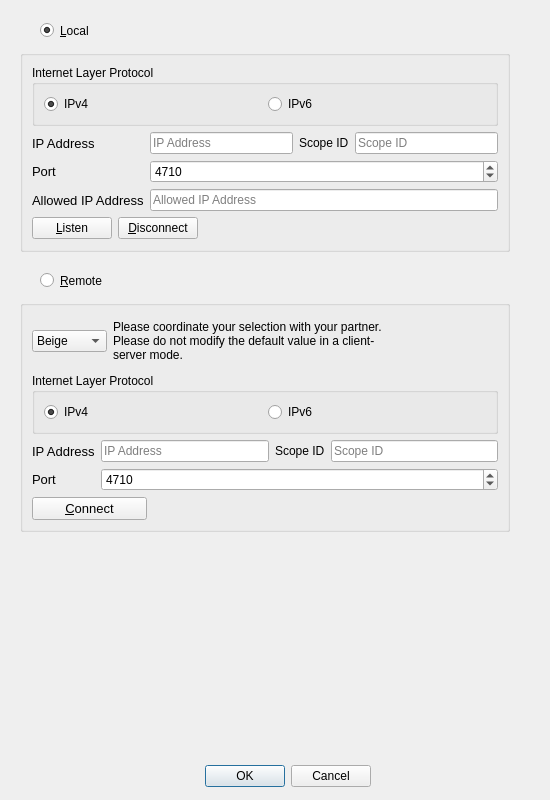
<?xml version="1.0" encoding="UTF-8"?>
<ui version="4.0">
 <class>NetworkManager</class>
 <widget class="QDialog" name="NetworkManager">
  <property name="geometry">
   <rect>
    <x>0</x>
    <y>0</y>
    <width>550</width>
    <height>800</height>
   </rect>
  </property>
  <property name="windowTitle">
   <string>Network Manager</string>
  </property>
  <widget class="QWidget" name="layoutWidget">
   <property name="geometry">
    <rect>
     <x>20</x>
     <y>760</y>
     <width>351</width>
     <height>33</height>
    </rect>
   </property>
   <layout class="QHBoxLayout">
    <property name="spacing">
     <number>6</number>
    </property>
    <property name="margin" stdset="0">
     <number>0</number>
    </property>
    <item>
     <spacer>
      <property name="orientation">
       <enum>Qt::Orientation::Horizontal</enum>
      </property>
      <property name="sizeHint" stdset="0">
       <size>
        <width>131</width>
        <height>31</height>
       </size>
      </property>
     </spacer>
    </item>
    <item>
     <widget class="QPushButton" name="okButton">
      <property name="text">
       <string>OK</string>
      </property>
     </widget>
    </item>
    <item>
     <widget class="QPushButton" name="cancelButton">
      <property name="text">
       <string>Cancel</string>
      </property>
     </widget>
    </item>
   </layout>
  </widget>
  <widget class="QRadioButton" name="local">
   <property name="geometry">
    <rect>
     <x>40</x>
     <y>20</y>
     <width>490</width>
     <height>21</height>
    </rect>
   </property>
   <property name="text">
    <string>&amp;Local</string>
   </property>
   <property name="checked">
    <bool>true</bool>
   </property>
  </widget>
  <widget class="QGroupBox" name="local_gb">
   <property name="geometry">
    <rect>
     <x>20</x>
     <y>50</y>
     <width>490</width>
     <height>202</height>
    </rect>
   </property>
   <property name="sizePolicy">
    <sizepolicy hsizetype="Preferred" vsizetype="Fixed">
     <horstretch>0</horstretch>
     <verstretch>0</verstretch>
    </sizepolicy>
   </property>
   <layout class="QVBoxLayout" name="verticalLayout">
    <item>
     <widget class="QGroupBox" name="groupBox">
      <property name="sizePolicy">
       <sizepolicy hsizetype="Preferred" vsizetype="Fixed">
        <horstretch>0</horstretch>
        <verstretch>0</verstretch>
       </sizepolicy>
      </property>
      <property name="title">
       <string>Internet Layer Protocol</string>
      </property>
      <layout class="QHBoxLayout" name="horizontalLayout">
       <item>
        <widget class="QRadioButton" name="local_ipv4">
         <property name="text">
          <string>IPv4</string>
         </property>
         <property name="checked">
          <bool>true</bool>
         </property>
        </widget>
       </item>
       <item>
        <widget class="QRadioButton" name="local_ipv6">
         <property name="text">
          <string>IPv6</string>
         </property>
        </widget>
       </item>
      </layout>
     </widget>
    </item>
    <item>
     <layout class="QGridLayout" name="_2">
      <item row="1" column="0">
       <widget class="QLabel" name="label_2">
        <property name="font">
         <font>
          <pointsize>10</pointsize>
         </font>
        </property>
        <property name="text">
         <string>Port</string>
        </property>
       </widget>
      </item>
      <item row="0" column="0">
       <widget class="QLabel" name="label">
        <property name="font">
         <font>
          <pointsize>10</pointsize>
         </font>
        </property>
        <property name="text">
         <string>IP Address</string>
        </property>
       </widget>
      </item>
      <item row="2" column="0">
       <widget class="QLabel" name="label_5">
        <property name="font">
         <font>
          <pointsize>10</pointsize>
         </font>
        </property>
        <property name="text">
         <string>Allowed IP Address</string>
        </property>
       </widget>
      </item>
      <item row="2" column="1">
       <widget class="QLineEdit" name="allowed_host">
        <property name="toolTip">
         <string>An empty value will disable the software firewall.</string>
        </property>
        <property name="placeholderText">
         <string>Allowed IP Address</string>
        </property>
        <property name="clearButtonEnabled">
         <bool>true</bool>
        </property>
       </widget>
      </item>
      <item row="0" column="1">
       <layout class="QHBoxLayout" name="horizontalLayout_3">
        <item>
         <widget class="QLineEdit" name="local_host">
          <property name="placeholderText">
           <string>IP Address</string>
          </property>
          <property name="clearButtonEnabled">
           <bool>true</bool>
          </property>
         </widget>
        </item>
        <item>
         <widget class="QLabel" name="label_7">
          <property name="text">
           <string>Scope ID</string>
          </property>
         </widget>
        </item>
        <item>
         <widget class="QLineEdit" name="local_scope_id">
          <property name="placeholderText">
           <string>Scope ID</string>
          </property>
          <property name="clearButtonEnabled">
           <bool>true</bool>
          </property>
         </widget>
        </item>
       </layout>
      </item>
      <item row="1" column="1">
       <widget class="QSpinBox" name="local_port">
        <property name="maximum">
         <number>65535</number>
        </property>
        <property name="value">
         <number>4710</number>
        </property>
       </widget>
      </item>
     </layout>
    </item>
    <item>
     <layout class="QHBoxLayout" name="horizontalLayout_2">
      <item>
       <widget class="QPushButton" name="listen">
        <property name="text">
         <string>&amp;Listen</string>
        </property>
       </widget>
      </item>
      <item>
       <widget class="QPushButton" name="disconnect">
        <property name="toolTip">
         <string>Disconnect remote peer.</string>
        </property>
        <property name="text">
         <string>&amp;Disconnect</string>
        </property>
       </widget>
      </item>
      <item>
       <spacer name="horizontalSpacer">
        <property name="orientation">
         <enum>Qt::Orientation::Horizontal</enum>
        </property>
        <property name="sizeHint" stdset="0">
         <size>
          <width>40</width>
          <height>20</height>
         </size>
        </property>
       </spacer>
      </item>
     </layout>
    </item>
   </layout>
  </widget>
  <widget class="QRadioButton" name="remote">
   <property name="geometry">
    <rect>
     <x>40</x>
     <y>270</y>
     <width>490</width>
     <height>21</height>
    </rect>
   </property>
   <property name="text">
    <string>&amp;Remote</string>
   </property>
  </widget>
  <widget class="QGroupBox" name="remote_gb">
   <property name="geometry">
    <rect>
     <x>20</x>
     <y>300</y>
     <width>490</width>
     <height>232</height>
    </rect>
   </property>
   <property name="sizePolicy">
    <sizepolicy hsizetype="Preferred" vsizetype="Fixed">
     <horstretch>0</horstretch>
     <verstretch>0</verstretch>
    </sizepolicy>
   </property>
   <layout class="QVBoxLayout" name="verticalLayout_2">
    <item>
     <layout class="QHBoxLayout" name="horizontalLayout_7">
      <item>
       <widget class="QComboBox" name="color">
        <property name="sizeAdjustPolicy">
         <enum>QComboBox::SizeAdjustPolicy::AdjustToContents</enum>
        </property>
        <item>
         <property name="text">
          <string>Beige</string>
         </property>
        </item>
        <item>
         <property name="text">
          <string>Crimson</string>
         </property>
        </item>
       </widget>
      </item>
      <item>
       <widget class="QLabel" name="label_3">
        <property name="text">
         <string>Please coordinate your selection with your partner. Please do not modify the default value in a client-server mode.</string>
        </property>
        <property name="wordWrap">
         <bool>true</bool>
        </property>
       </widget>
      </item>
      <item>
       <spacer name="horizontalSpacer_3">
        <property name="orientation">
         <enum>Qt::Orientation::Horizontal</enum>
        </property>
        <property name="sizeHint" stdset="0">
         <size>
          <width>40</width>
          <height>20</height>
         </size>
        </property>
       </spacer>
      </item>
     </layout>
    </item>
    <item>
     <widget class="QGroupBox" name="groupBox_4">
      <property name="sizePolicy">
       <sizepolicy hsizetype="Preferred" vsizetype="Fixed">
        <horstretch>0</horstretch>
        <verstretch>0</verstretch>
       </sizepolicy>
      </property>
      <property name="title">
       <string>Internet Layer Protocol</string>
      </property>
      <layout class="QHBoxLayout" name="horizontalLayout_6">
       <item>
        <widget class="QRadioButton" name="remote_ipv4">
         <property name="text">
          <string>IPv4</string>
         </property>
         <property name="checked">
          <bool>true</bool>
         </property>
        </widget>
       </item>
       <item>
        <widget class="QRadioButton" name="remote_ipv6">
         <property name="text">
          <string>IPv6</string>
         </property>
        </widget>
       </item>
      </layout>
     </widget>
    </item>
    <item>
     <layout class="QGridLayout" name="_3">
      <item row="0" column="0">
       <widget class="QLabel" name="label_9">
        <property name="font">
         <font>
          <pointsize>10</pointsize>
         </font>
        </property>
        <property name="text">
         <string>IP Address</string>
        </property>
       </widget>
      </item>
      <item row="1" column="0">
       <widget class="QLabel" name="label_10">
        <property name="font">
         <font>
          <pointsize>10</pointsize>
         </font>
        </property>
        <property name="text">
         <string>Port</string>
        </property>
       </widget>
      </item>
      <item row="0" column="1">
       <layout class="QHBoxLayout" name="horizontalLayout_4">
        <item>
         <widget class="QLineEdit" name="remote_host">
          <property name="placeholderText">
           <string>IP Address</string>
          </property>
          <property name="clearButtonEnabled">
           <bool>true</bool>
          </property>
         </widget>
        </item>
        <item>
         <widget class="QLabel" name="label_13">
          <property name="text">
           <string>Scope ID</string>
          </property>
         </widget>
        </item>
        <item>
         <widget class="QLineEdit" name="remote_scope_id">
          <property name="placeholderText">
           <string>Scope ID</string>
          </property>
          <property name="clearButtonEnabled">
           <bool>true</bool>
          </property>
         </widget>
        </item>
       </layout>
      </item>
      <item row="1" column="1">
       <widget class="QSpinBox" name="remote_port">
        <property name="maximum">
         <number>65535</number>
        </property>
        <property name="value">
         <number>4710</number>
        </property>
       </widget>
      </item>
     </layout>
    </item>
    <item>
     <layout class="QHBoxLayout" name="horizontalLayout_5">
      <item>
       <widget class="QPushButton" name="connect">
        <property name="minimumSize">
         <size>
          <width>115</width>
          <height>0</height>
         </size>
        </property>
        <property name="font">
         <font>
          <pointsize>10</pointsize>
         </font>
        </property>
        <property name="text">
         <string>&amp;Connect</string>
        </property>
       </widget>
      </item>
      <item>
       <spacer name="horizontalSpacer_2">
        <property name="orientation">
         <enum>Qt::Orientation::Horizontal</enum>
        </property>
        <property name="sizeHint" stdset="0">
         <size>
          <width>40</width>
          <height>20</height>
         </size>
        </property>
       </spacer>
      </item>
     </layout>
    </item>
   </layout>
  </widget>
 </widget>
 <resources/>
 <connections/>
</ui>
